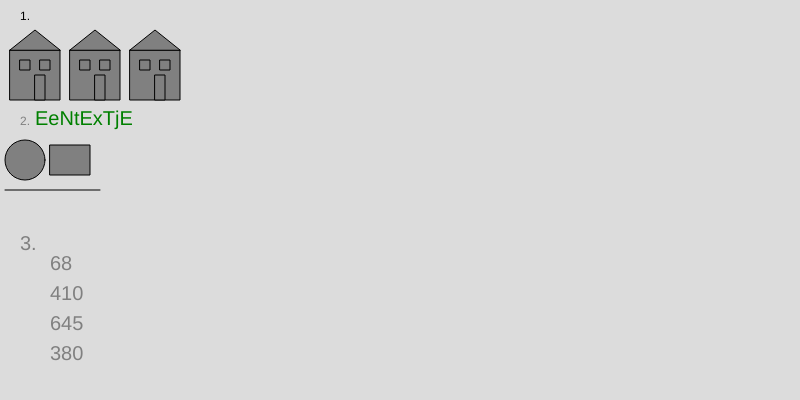
Frame 1 (no input)
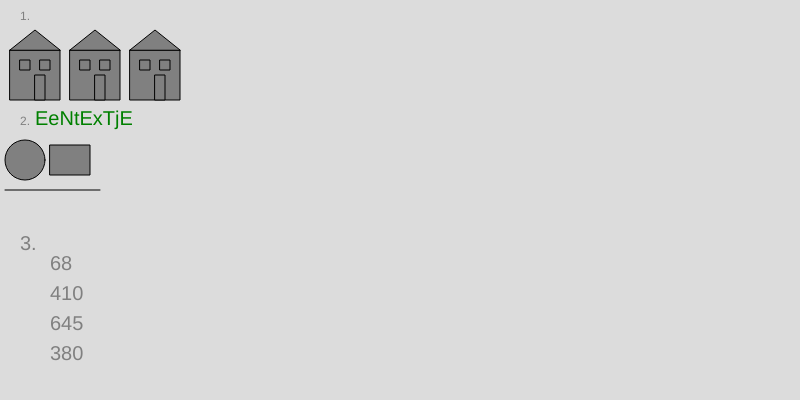
Frame 60 (no input)
Frame 120 (the mouse pressed at the canvas centre since frame 60): identical to frame 60, image omitted

The p5.js sketch that drew these frames (run headless with seeded random() and noise() and a simulated clock; from frame 60 on, the mouse is pressed at the canvas centre):

// p5.js sketch
// ── sketch.js
function setup() {
  createCanvas(800, 400);
}

//opdracht 1 huisjes
function draw() {
  background(220);
  textSize(12)
text("1.", 20, 20);

tekenHuis(10);
tekenHuis(70);
tekenHuis(130);


//opdracht 2 vormen en text
text("2.", 20 , 125);

eenRondje(25, 160);
eenRechthoekje(40, 30)
eenLijntje(100, 190)
eenTextje(20, "green")
fill("gray")


//opdrracht 3 sommen
text("3.", 20, 250)
text(eenOptelSommetje(11, 57), 50, 270);
text(eenDeelSommetje(12300, 30),50, 300)
text(eenVermeenigvuldigSommetje(215, 3), 50, 330)
text(eenMinSommetje(449, 69), 50, 360)
}

//opdracht 1 huisjes
function tekenHuis(hX) {

  fill("gray");
  rect(hX, 50, 50);
  triangle(hX, 50, 25 + hX, 30, 50 + hX, 50);
  rect(25 + hX, 75, 10, 25);
  rect(10 + hX, 60, 10);
  rect(30 + hX, 60, 10);
}

//opdracht 2 vormen (cirkel)
function eenRondje(cX, cY,) {
circle(cX, cY, 40);
}

//opdracht 2 vormen (rechthoek)
function eenRechthoekje(rB, rH) {
rect(50, 145, rB, rH)
}

//opdracht 2 vormen (lijntje)
function eenLijntje(lX, lY) {
line(5, 190, lX, lY)
}

//opdracht 2 text (text)
function eenTextje(tS, tK) {
  textSize(tS)
  fill(tK)
text("EeNtExTjE", 35, 125)
}

//opdracht 3 sommen (optellen)
function eenOptelSommetje(OG1, OG2) {
    return OG1 + OG2;
}

//opdracht 3 sommen (delen)
function eenDeelSommetje(DG1, DG2) {
return DG1 / DG2;
}

//opdracht 3 sommen (vermenigvuldigen)
function eenVermeenigvuldigSommetje(VG1, VG2) {
return VG1 * VG2
}

//opdracht 3 sommen (aftrekken)
function eenMinSommetje(MG1, MG2) {
  return MG1 - MG2
}
